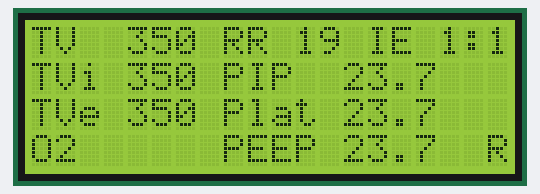
Simulated run of this sketch. Board: Arduino Mega 2560, built with avr-gcc and run on an emulated ATmega2560. On the bench: 20×4 character LCD.

Above: at 0.1 s.
At 1.1 s:
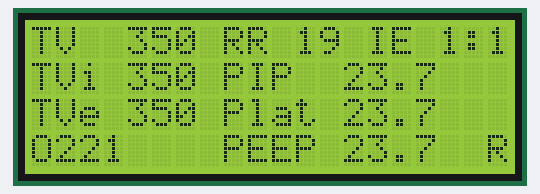
At 3.1 s:
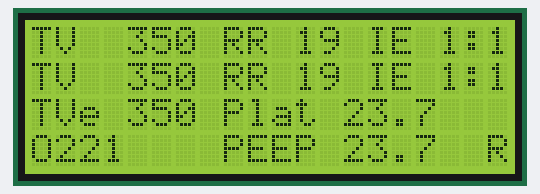
At 4.1 s:
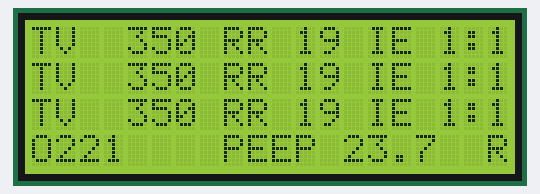

The sketch:

lcd.ino
```cpp
// include the library code:
#include <LiquidCrystal.h>

#include "BoardDefines.h"

#define DISPLAY_1_PIN       13   //  LCD D4 pin to digital pin 13
#define DISPLAY_2_PIN       12   // LCD D5 pin to digital pin 12
#define DISPLAY_3_PIN       11   // LCD D6 pin to digital pin 11
#define DISPLAY_4_PIN       10   // LCD D6 pin to digital pin 10
#define DISPLAY_RS_PIN       43   // LCD RS pin to digital pin 42
#define DISPLAY_EN_PIN       42  // LCD RS pin to digital pin 43


#define DISPLAY_PROCESSING_TIME_TESTING 1
#define ROW1_PROCESSING_TIME_TESTING 1
#define ROW2_PROCESSING_TIME_TESTING 1
#define ROW3_PROCESSING_TIME_TESTING 1
#define ROW0_PROCESSING_TIME_TESTING 1


LiquidCrystal lcd(DISPLAY_RS_PIN, DISPLAY_EN_PIN, DISPLAY_4_PIN, DISPLAY_3_PIN, DISPLAY_2_PIN, DISPLAY_1_PIN);

void setup() {
  // set up the LCD's number of columns and rows:
  lcd.begin(20, 4);

}

void loop() {
 lcdWriteTest();
 delay(1000);
 lcdPrintTest();
 delay(1000);
 lcdRowPrint();
 delay(1000);
 lcdRowWrite();
 delay(1000);
 setCursorTime();
 delay(1000);
}

void lcdRowPrint(){
  #if ROW0_PROCESSING_TIME_TESTING
  unsigned long dstarttime = millis();
#endif
          lcd.setCursor(0, 0);
           lcd.print("TV  350 RR 19 IE 1:1"); //row0
#if ROW0_PROCESSING_TIME_TESTING
 DebugPort.print("display row time  in milli seconds using lcdprint:");
  DebugPort.println((millis()-dstarttime));
#endif

}

void lcdRowWrite(){
  #if ROW1_PROCESSING_TIME_TESTING
  unsigned long dstarttime = millis();
#endif
          lcd.setCursor(0, 1);
           lcd.write("TV  350 RR 19 IE 1:1"); //row1
#if ROW1_PROCESSING_TIME_TESTING
 DebugPort.print("display row time  in milli seconds using lcdwrite:");
  DebugPort.println((millis()-dstarttime));
#endif

}
void setCursorTime(){
  unsigned long dstarttime = micros();
  lcd.setCursor(0, 2);
 DebugPort.print("Time taken to set Cursor");
  DebugPort.println((micros()-dstarttime));
   lcd.write("TV  350 RR 19 IE 1:1"); //row1
}

void lcdWriteTest(){
  #if DISPLAY_PROCESSING_TIME_TESTING
  unsigned long dstarttime = millis();
#endif
      lcd.clear();
        {

          lcd.setCursor(0, 0);
           lcd.write("TV  350 RR 19 IE 1:1"); //row0
        }
        { //row1

        lcd.setCursor(0, 1);
        lcd.write("TVi 350 ");
        lcd.setCursor(8,1);
        lcd.write("PIP ");
        lcd.write(" ");
        lcd.write("23.7");

        }

        {
          //row2
         lcd.setCursor(0, 2);
         lcd.write("TVe 350");
         lcd.write(" Plat 23.7");
        }

        {
          //row3
          lcd.setCursor(0, 3);
          lcd.write("O2");
          lcd.setCursor(8, 3);
          lcd.write("PEEP");
            lcd.write(" 23.7");
             lcd.setCursor(19,3);
            lcd.write("R");
        }

#if DISPLAY_PROCESSING_TIME_TESTING
 DebugPort.print("total display time  in milli seconds using lcdwrite:");
  DebugPort.println((millis()-dstarttime));
#endif
}
void lcdPrintTest(){
  #if DISPLAY_PROCESSING_TIME_TESTING
  unsigned long dstarttime = millis();
#endif
 unsigned long screenClrtime = millis();
      lcd.clear();
 DebugPort.print("Time taken to clear screen :");
  DebugPort.println((millis()-screenClrtime));
        {

          lcd.setCursor(0, 0);
           lcd.print("TV  350 RR 19 IE 1:1"); //row0
        }
        { //row1

        lcd.setCursor(0, 1);
        lcd.print("TVi 350 ");
        lcd.setCursor(8,1);
        lcd.print("PIP ");
        lcd.print(" ");
        lcd.print("23.7");

        }

        {
          //row2
         lcd.setCursor(0, 2);
         lcd.print("TVe 350");
         lcd.print(" Plat 23.7");
        }

        {
          //row3
          lcd.setCursor(0, 3);
          lcd.print("O2");
          lcd.print("21");
          lcd.setCursor(8, 3);
          lcd.print("PEEP");
            lcd.print(" 23.7");
             lcd.setCursor(19,3);
            lcd.print("R");
        }

#if DISPLAY_PROCESSING_TIME_TESTING
 DebugPort.print("total display time  in milli seconds using lcdprint:");
  DebugPort.println((millis()-dstarttime));
#endif
}
```

BoardDefines.h
```cpp
#ifndef __BOARD_INCLUDES_H__
#define __BOARD_INCLUDES_H__


#define VERSION_2_0 0

#define VERSION_2_1 1

#define VERSION_2_2 2


/// Define the Board Here
#define BOARD_VERSION VERSION_2_1

#if BOARD_VERSION == VERSION_2_2

#pragma message("Board Version 2.2")

#define DebugPort Serial2

#else

#pragma message("Board Version 2.1/2.0")

#define DebugPort Serial

#endif


#define ENABLE_BUZZER 0
//#define DEBUG_RECEIVED_DATA 1
#define PRINT_PROCESSING_TIME 0

#define ENABLE_O2_SUPPLY 0


#endif //  __BOARD_INCLUDES_H__
```

Measured:
- by itself, everything shown: repeats every 5.0 s, in 4 steps
- what the display in image 1 shows lasts 2.0 s, from 1.1 s to 3.1 s
- what the display in image 2 shows lasts 1.0 s, from 3.1 s to 4.1 s
